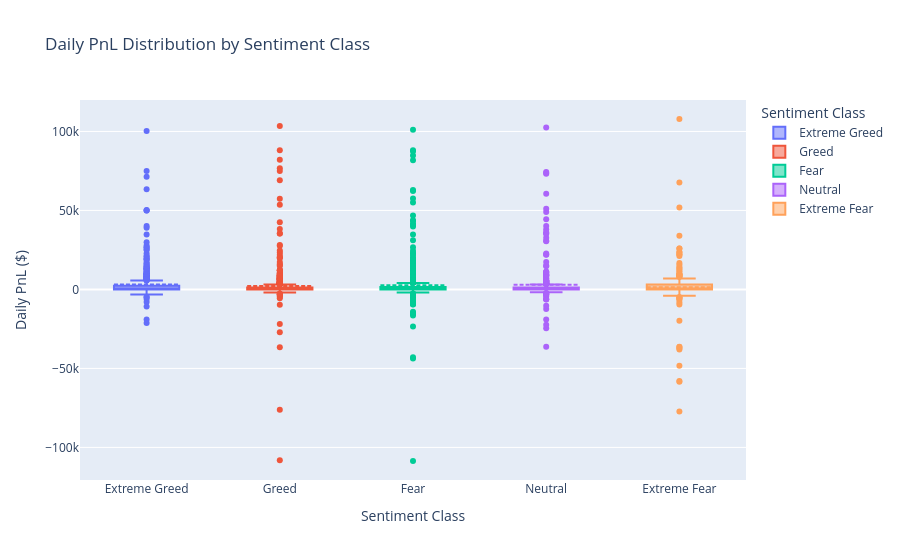

The cell this chart's notebook holds for it:
### Markdown cell above
## Sentiment Class vs Avg Daily PnL : 
**Insight: Fear Regimes Are More Profitable Than Greed Regimes**

| Sentiment | Avg Daily PnL | Rank |
|-----------|---------------|------|
| **Fear** | **$5,329**  |  Highest |
| Extreme Greed | $5,162 |  2nd |
| Extreme Fear | $4,619 |  3rd |
| Neutral | $3,439 | 4th |
| **Greed** | **$3,318**  |  Lowest |

**Key Finding:** Fear days generate **60% higher PnL** than Greed days ($5,329 vs $3,318). This suggests:
- **Contrarian traders thrive** during panic selling (buying dips, profiting from reversals)
- **Momentum traders underperform** during Greed (crowded trades, poor execution, fade moves)
- **Risk management works**: selling into strength is more profitable than buying euphoria

**Action:** Model sentiment-specific strategy switches; allocate capital to "fear trading" specialists.

### Code cell
q99 = df['daily_pnl'].quantile(0.99)
temp = df[df['daily_pnl'].abs() <= q99]

fig = px.box(
    temp,
    x='sentiment_class',
    y='daily_pnl',
    title='Daily PnL Distribution by Sentiment Class',
    labels={'sentiment_class': 'Sentiment Class', 'daily_pnl': 'Daily PnL ($)'},
    color='sentiment_class',
    points='outliers',
)

fig.update_traces(boxmean=True)

fig.show()

### Figure 1 — Plotly figure (JSON) as saved in the notebook; plotly's stock layout.template omitted (floating-point values rounded to 4 significant figures; data arrays with more than 128 entries replaced by an {"elided": "..."} marker saying what was removed)
{"data": [{"alignmentgroup": "True", "boxmean": true, "boxpoints": "outliers", "hovertemplate": "Sentiment Class=%{x}<br>Daily PnL ($)=%{y}<extra></extra>", "legendgroup": "Extreme Greed", "marker": {"color": "#636efa"}, "name": "Extreme Greed", "notched": false, "offsetgroup": "Extreme Greed", "orientation": "v", "showlegend": true, "type": "box", "x": {"elided": "519 str values"}, "x0": " ", "xaxis": "x", "y": {"elided": "519 float values"}, "y0": " ", "yaxis": "y"}, {"alignmentgroup": "True", "boxmean": true, "boxpoints": "outliers", "hovertemplate": "Sentiment Class=%{x}<br>Daily PnL ($)=%{y}<extra></extra>", "legendgroup": "Greed", "marker": {"color": "#EF553B"}, "name": "Greed", "notched": false, "offsetgroup": "Greed", "orientation": "v", "showlegend": true, "type": "box", "x": {"elided": "641 str values"}, "x0": " ", "xaxis": "x", "y": {"elided": "641 float values"}, "y0": " ", "yaxis": "y"}, {"alignmentgroup": "True", "boxmean": true, "boxpoints": "outliers", "hovertemplate": "Sentiment Class=%{x}<br>Daily PnL ($)=%{y}<extra></extra>", "legendgroup": "Fear", "marker": {"color": "#00cc96"}, "name": "Fear", "notched": false, "offsetgroup": "Fear", "orientation": "v", "showlegend": true, "type": "box", "x": {"elided": "623 str values"}, "x0": " ", "xaxis": "x", "y": {"elided": "623 float values"}, "y0": " ", "yaxis": "y"}, {"alignmentgroup": "True", "boxmean": true, "boxpoints": "outliers", "hovertemplate": "Sentiment Class=%{x}<br>Daily PnL ($)=%{y}<extra></extra>", "legendgroup": "Neutral", "marker": {"color": "#ab63fa"}, "name": "Neutral", "notched": false, "offsetgroup": "Neutral", "orientation": "v", "showlegend": true, "type": "box", "x": {"elided": "373 str values"}, "x0": " ", "xaxis": "x", "y": {"elided": "373 float values"}, "y0": " ", "yaxis": "y"}, {"alignmentgroup": "True", "boxmean": true, "boxpoints": "outliers", "hovertemplate": "Sentiment Class=%{x}<br>Daily PnL ($)=%{y}<extra></extra>", "legendgroup": "Extreme Fear", "marker": {"color": "#FFA15A"}, "name": "Extreme Fear", "notched": false, "offsetgroup": "Extreme Fear", "orientation": "v", "showlegend": true, "type": "box", "x": {"elided": "157 str values"}, "x0": " ", "xaxis": "x", "y": {"elided": "157 float values"}, "y0": " ", "yaxis": "y"}], "layout": {"boxmode": "overlay", "legend": {"title": {"text": "Sentiment Class"}, "tracegroupgap": 0}, "title": {"text": "Daily PnL Distribution by Sentiment Class"}, "xaxis": {"anchor": "y", "categoryarray": ["Extreme Greed", "Greed", "Fear", "Neutral", "Extreme Fear"], "categoryorder": "array", "domain": [0, 1], "title": {"text": "Sentiment Class"}}, "yaxis": {"anchor": "x", "domain": [0, 1], "title": {"text": "Daily PnL ($)"}}}}
